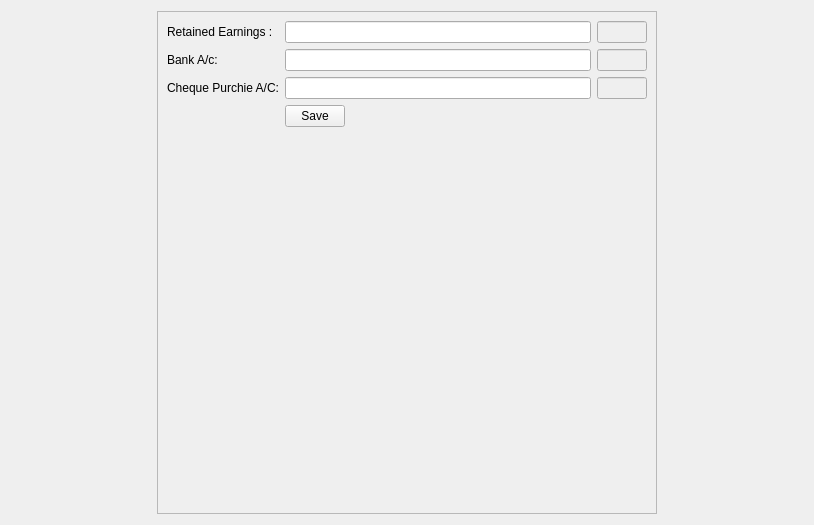
<?xml version="1.0" encoding="UTF-8"?>
<ui version="4.0">
 <class>StandardGLAccounts</class>
 <widget class="QWidget" name="StandardGLAccounts">
  <property name="geometry">
   <rect>
    <x>0</x>
    <y>0</y>
    <width>814</width>
    <height>525</height>
   </rect>
  </property>
  <property name="windowTitle">
   <string>Form</string>
  </property>
  <layout class="QGridLayout" name="gridLayout">
   <item row="0" column="0">
    <widget class="QFrame" name="frame">
     <property name="maximumSize">
      <size>
       <width>500</width>
       <height>16777215</height>
      </size>
     </property>
     <property name="frameShape">
      <enum>QFrame::StyledPanel</enum>
     </property>
     <property name="frameShadow">
      <enum>QFrame::Raised</enum>
     </property>
     <layout class="QFormLayout" name="formLayout">
      <item row="0" column="0">
       <widget class="QLabel" name="label">
        <property name="text">
         <string>Retained Earnings :</string>
        </property>
       </widget>
      </item>
      <item row="0" column="1">
       <layout class="QHBoxLayout" name="horizontalLayout">
        <item>
         <widget class="QLineEdit" name="earningdescription"/>
        </item>
        <item>
         <widget class="QLineEdit" name="earningid">
          <property name="enabled">
           <bool>false</bool>
          </property>
          <property name="maximumSize">
           <size>
            <width>50</width>
            <height>16777215</height>
           </size>
          </property>
         </widget>
        </item>
       </layout>
      </item>
      <item row="1" column="0">
       <widget class="QLabel" name="label_2">
        <property name="text">
         <string>Bank A/c:</string>
        </property>
       </widget>
      </item>
      <item row="1" column="1">
       <layout class="QHBoxLayout" name="horizontalLayout_2">
        <item>
         <widget class="QLineEdit" name="bankacctdesc"/>
        </item>
        <item>
         <widget class="QLineEdit" name="bankacctid">
          <property name="enabled">
           <bool>false</bool>
          </property>
          <property name="maximumSize">
           <size>
            <width>50</width>
            <height>16777215</height>
           </size>
          </property>
         </widget>
        </item>
       </layout>
      </item>
      <item row="2" column="0">
       <widget class="QLabel" name="label_3">
        <property name="text">
         <string>Cheque Purchie A/C:</string>
        </property>
       </widget>
      </item>
      <item row="2" column="1">
       <layout class="QHBoxLayout" name="horizontalLayout_3">
        <item>
         <widget class="QLineEdit" name="purchiedescription"/>
        </item>
        <item>
         <widget class="QLineEdit" name="purchieid">
          <property name="enabled">
           <bool>false</bool>
          </property>
          <property name="maximumSize">
           <size>
            <width>50</width>
            <height>16777215</height>
           </size>
          </property>
         </widget>
        </item>
       </layout>
      </item>
      <item row="3" column="1">
       <widget class="QPushButton" name="btn_save">
        <property name="maximumSize">
         <size>
          <width>60</width>
          <height>16777215</height>
         </size>
        </property>
        <property name="text">
         <string>Save</string>
        </property>
       </widget>
      </item>
     </layout>
    </widget>
   </item>
  </layout>
 </widget>
 <resources/>
 <connections/>
</ui>
